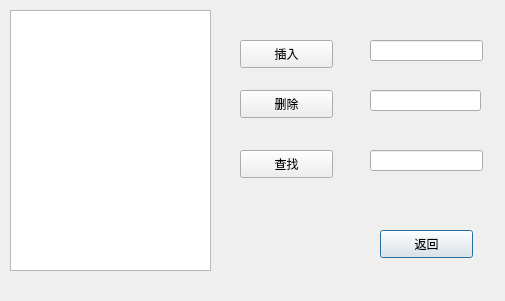
<?xml version="1.0" encoding="UTF-8"?>
<ui version="4.0">
 <class>Employee</class>
 <widget class="QDialog" name="Employee">
  <property name="geometry">
   <rect>
    <x>0</x>
    <y>0</y>
    <width>505</width>
    <height>301</height>
   </rect>
  </property>
  <property name="windowTitle">
   <string>Dialog</string>
  </property>
  <widget class="QTableWidget" name="Employee_tableWidget">
   <property name="geometry">
    <rect>
     <x>10</x>
     <y>10</y>
     <width>201</width>
     <height>261</height>
    </rect>
   </property>
  </widget>
  <widget class="QPushButton" name="Employee_backButton">
   <property name="geometry">
    <rect>
     <x>380</x>
     <y>230</y>
     <width>93</width>
     <height>28</height>
    </rect>
   </property>
   <property name="text">
    <string>返回</string>
   </property>
  </widget>
  <widget class="QPushButton" name="Employee_deleteButton">
   <property name="geometry">
    <rect>
     <x>240</x>
     <y>90</y>
     <width>93</width>
     <height>28</height>
    </rect>
   </property>
   <property name="text">
    <string>删除</string>
   </property>
  </widget>
  <widget class="QPushButton" name="Employee_insertButton">
   <property name="geometry">
    <rect>
     <x>240</x>
     <y>40</y>
     <width>93</width>
     <height>28</height>
    </rect>
   </property>
   <property name="text">
    <string>插入</string>
   </property>
  </widget>
  <widget class="QLineEdit" name="insert_line">
   <property name="geometry">
    <rect>
     <x>370</x>
     <y>40</y>
     <width>113</width>
     <height>21</height>
    </rect>
   </property>
  </widget>
  <widget class="QLineEdit" name="delete_line">
   <property name="geometry">
    <rect>
     <x>370</x>
     <y>90</y>
     <width>111</width>
     <height>21</height>
    </rect>
   </property>
  </widget>
  <widget class="QPushButton" name="Employee_searchButton">
   <property name="geometry">
    <rect>
     <x>240</x>
     <y>150</y>
     <width>93</width>
     <height>28</height>
    </rect>
   </property>
   <property name="text">
    <string>查找</string>
   </property>
  </widget>
  <widget class="QLineEdit" name="search_line">
   <property name="geometry">
    <rect>
     <x>370</x>
     <y>150</y>
     <width>113</width>
     <height>21</height>
    </rect>
   </property>
  </widget>
 </widget>
 <resources/>
 <connections/>
</ui>
